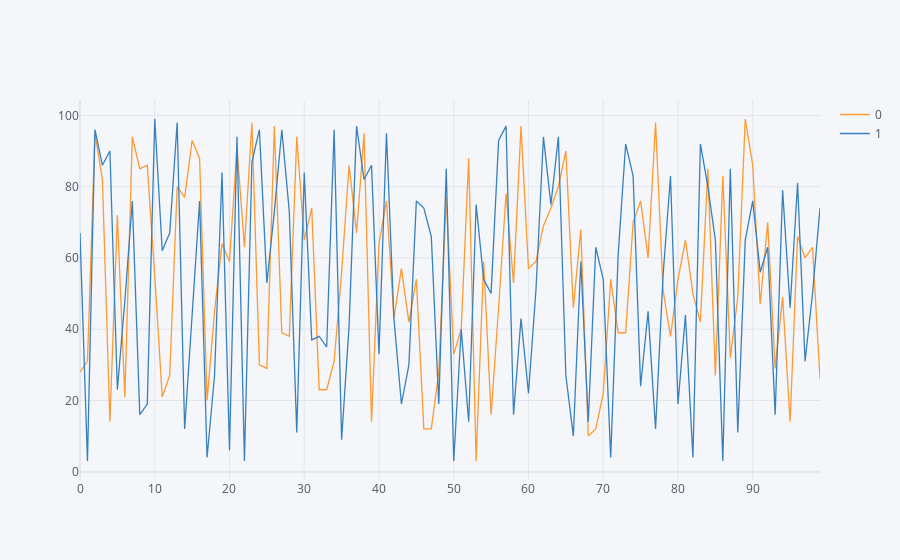

Here is the notebook cell this chart was saved with:
### Code cell
df2.iplot()

### Figure 1 — Plotly figure (JSON) as saved in the notebook; plotly's stock layout.template omitted (floating-point values rounded to 4 significant figures)
{"data": [{"line": {"color": "rgba(255, 153, 51, 1.0)", "dash": "solid", "shape": "linear", "width": 1.3}, "mode": "lines", "name": "0", "text": "", "type": "scatter", "x": [0, 1, 2, 3, 4, 5, 6, 7, 8, 9, 10, 11, 12, 13, 14, 15, 16, 17, 18, 19, 20, 21, 22, 23, 24, 25, 26, 27, 28, 29, 30, 31, 32, 33, 34, 35, 36, 37, 38, 39, 40, 41, 42, 43, 44, 45, 46, 47, 48, 49, 50, 51, 52, 53, 54, 55, 56, 57, 58, 59, 60, 61, 62, 63, 64, 65, 66, 67, 68, 69, 70, 71, 72, 73, 74, 75, 76, 77, 78, 79, 80, 81, 82, 83, 84, 85, 86, 87, 88, 89, 90, 91, 92, 93, 94, 95, 96, 97, 98, 99], "y": [28, 31, 95, 82, 14, 72, 21, 94, 85, 86, 55, 21, 27, 80, 77, 93, 88, 20, 45, 64, 59, 91, 63, 98, 30, 29, 97, 39, 38, 94, 65, 74, 23, 23, 31, 56, 86, 67, 95, 14, 64, 76, 43, 57, 42, 54, 12, 12, 28, 77, 33, 40, 88, 3, 59, 16, 46, 78, 53, 97, 57, 59, 69, 74, 80, 90, 46, 68, 10, 12, 22, 54, 39, 39, 70, 76, 60, 98, 51, 38, 54, 65, 50, 42, 85, 27, 83, 32, 49, 99, 86, 47, 70, 29, 49, 14, 66, 60, 63, 26]}, {"line": {"color": "rgba(55, 128, 191, 1.0)", "dash": "solid", "shape": "linear", "width": 1.3}, "mode": "lines", "name": "1", "text": "", "type": "scatter", "x": [0, 1, 2, 3, 4, 5, 6, 7, 8, 9, 10, 11, 12, 13, 14, 15, 16, 17, 18, 19, 20, 21, 22, 23, 24, 25, 26, 27, 28, 29, 30, 31, 32, 33, 34, 35, 36, 37, 38, 39, 40, 41, 42, 43, 44, 45, 46, 47, 48, 49, 50, 51, 52, 53, 54, 55, 56, 57, 58, 59, 60, 61, 62, 63, 64, 65, 66, 67, 68, 69, 70, 71, 72, 73, 74, 75, 76, 77, 78, 79, 80, 81, 82, 83, 84, 85, 86, 87, 88, 89, 90, 91, 92, 93, 94, 95, 96, 97, 98, 99], "y": [67, 3, 96, 86, 90, 23, 48, 76, 16, 19, 99, 62, 67, 98, 12, 43, 76, 4, 27, 84, 6, 94, 3, 87, 96, 53, 73, 96, 73, 11, 84, 37, 38, 35, 96, 9, 41, 97, 82, 86, 33, 95, 43, 19, 30, 76, 74, 66, 19, 85, 3, 40, 14, 75, 54, 50, 93, 97, 16, 43, 22, 51, 94, 75, 94, 27, 10, 59, 14, 63, 54, 4, 61, 92, 83, 24, 45, 12, 55, 83, 19, 44, 4, 92, 80, 65, 3, 85, 11, 65, 76, 56, 63, 16, 79, 46, 81, 31, 50, 74]}], "layout": {"legend": {"bgcolor": "#F5F6F9", "font": {"color": "#4D5663"}}, "paper_bgcolor": "#F5F6F9", "plot_bgcolor": "#F5F6F9", "title": {"font": {"color": "#4D5663"}}, "xaxis": {"gridcolor": "#E1E5ED", "showgrid": true, "tickfont": {"color": "#4D5663"}, "title": {"font": {"color": "#4D5663"}, "text": ""}, "zerolinecolor": "#E1E5ED"}, "yaxis": {"gridcolor": "#E1E5ED", "showgrid": true, "tickfont": {"color": "#4D5663"}, "title": {"font": {"color": "#4D5663"}, "text": ""}, "zerolinecolor": "#E1E5ED"}}}
